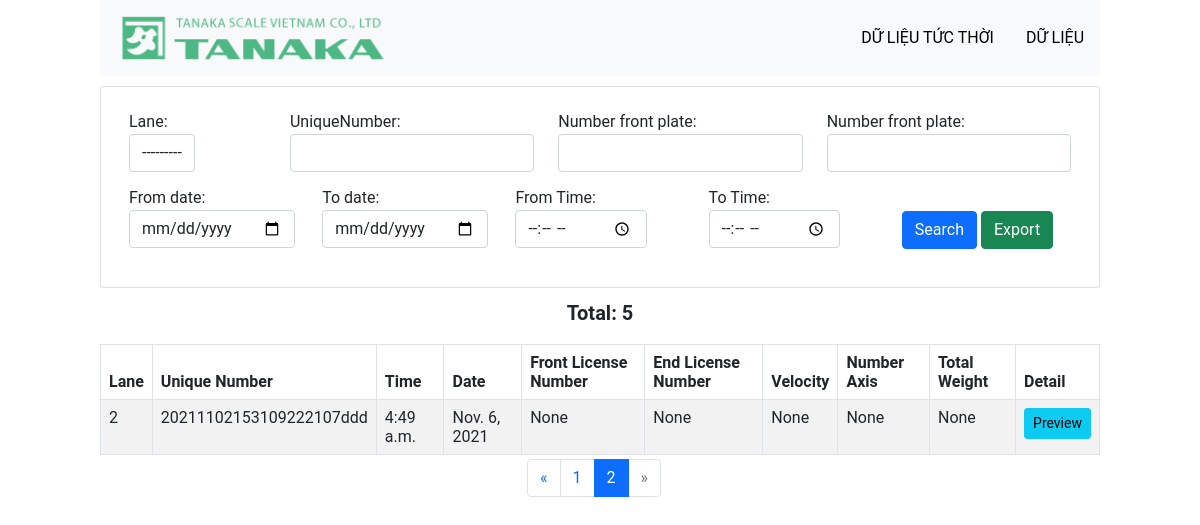
The page /data/?page=2 on the database its author committed.
### cardata/models.py (models this page shows, shortened)
class CarInfo(models.Model):
    carid = models.CharField(max_length=200,null=True)
    lane = models.CharField(max_length=200,null=True)
    uniqueNumber = models.CharField(max_length=200,null=True)
    time = models.TimeField(blank=True, null=True)
    date = models.DateField(blank=True, null=True)
    front_license_number = models.CharField(max_length=200,null=True,blank=True)
    front_license_image = models.ImageField(upload_to = 'images/',null=True,blank=True)
    front_car_image = models.ImageField(upload_to = 'images/',null=True,blank=True)
    end_license_number = models.CharField(max_length=200,null=True,blank=True)
    end_license_image = models.ImageField(upload_to = 'images/',null=True,blank=True)
    end_car_image = models.ImageField(upload_to = 'images/',null=True,blank=True)
    velocity = models.FloatField(null=True,blank=True)
    number_axis = models.IntegerField(null=True,blank=True)
    totalweight = models.FloatField(null=True,blank=True)
    listweight = models.CharField(max_length=1024,null=True,blank=True)
    maxD = models.FloatField(null=True,blank=True)
    listD = models.CharField(max_length=1024,null=True,blank=True)

### cardata/views.py (the view)
# urls.py: path('data/',views.cardata, name='data'),
def cardata(request):
    cardata_list = CarInfo.objects.all()
    page = request.GET.get('page',1)
    myfilter = CarFilter(request.GET, queryset=cardata_list)
    cardata = myfilter.qs
    numberCar = cardata.count()
    paginator = Paginator(cardata,4)
    try:
        cardata = paginator.page(page)
    except PageNotAnInteger:
        cardata = paginator.page(1)
    except EmptyPage:
        cardata = paginator.page(paginator.num_pages)
    context = {'cardata':cardata, 'myfilter':myfilter.form, 'numberCar':numberCar}
    return render(request, 'cardata.html',context)

### cardata/templates/cardata.html (shortened to what this page needs)
<head>
    <link href="https://cdn.jsdelivr.net/npm/bootstrap@5.1.0/dist/css/bootstrap.min.css" rel="stylesheet">
    {% load static %}
    <link rel="stylesheet" href="{% static 'index.css'%}">
</head>
{% block content %}
<body id="page">
    <div>
        <div id="topbar">
            <nav class="navbar navbar-light bg-light">
                <a class="navbar-brand" href="/">
                <img src="{% static 'logo.png' %}" height="50px" alt="">
                </a>
                <ul class="nav">
                    <li class="nav-item">
                    <a class="nav-link active" href="/">DỮ LIỆU TỨC THỜI</a>
                    </li>
                    <li class="nav-item">
                    <a class="nav-link" href="#">DỮ LIỆU</a>
                    </li>
                </ul>
            </nav>
        </div>
    </div>
    <div style="padding-top: 10px">
        <div class="col">
            <div class="card card-body">
                <form method="get">
                    <div class="container">
                        <div class="row">
                            <div class="col-2">
                                <label for="inputEmail3" class="col-form-label">Lane:{{myfilter.lane}}</label>
                            </div>
                            <div class="col">
                                <label for="inputEmail3" class="col-form-label">UniqueNumber: {{myfilter.uniqueNumber}}</label>
                            </div>
                            <div class="col">
                                <label for="inputEmail3" class="col-form-label">Number front plate: {{myfilter.front_license_number}}</label>
                            </div>
                            <div class="col">
                                <label for="inputEmail3" class="col-form-label">Number front plate: {{myfilter.front_license_number}}</label>
                            </div>
                        </div>
                        <div class="row">
                            <div class="col">
                                <label for="inputEmail3" class="col-form-label">From date: {{myfilter.start_date}}</label>
                            </div>
                            <div class="col">
                                <label for="inputEmail3" class="col-form-label">To date: {{myfilter.end_date}}</label>
                            </div>
                            <div class="col">
                                <label for="inputEmail3" class="col-form-label">From Time: {{myfilter.start_time}}</label>
                            </div>
                            <div class="col">
                                <label for="inputEmail3" class="col-form-label">To Time: {{myfilter.end_time}}</label>
                            </div>
                            <div style="margin-top: 25px;" class="col align-self-center" >
                                <button class="btn btn-primary" type="submit">Search</button>
                                <a href="{% url 'export-csv' %}?{{ request.GET.urlencode }}"" class="btn btn-success">Export</a>
                            </div>
                        </div>
                    </div>
                </form>
            </div>
        </div>
    </div>
    <div style="padding-top: 10px">
        <div class="row">
            <p style="font-size: 20px; text-align: center;"><b>Total: {{numberCar}}</b></p>
        </div>
        <div class="col-md">
            <div div class="table-wrapper-scroll-y my-custom-scrollbar">
                <table class="table table-bordered table-striped mb-1">
                    <thead>
                        <tr>
                            <th>Lane</th>
                            <th>Unique Number</th>
                            <th>Time</th>
                            <th>Date</th>
                            <th>Front License Number</th>
                            <th>End License Number</th>
                            <th>Velocity</th>
                            <th>Number Axis</th>
                            <th>Total Weight</th>
                            <th>Detail</th>
                        </tr>
                    </thead>
                    <tbody>
                        {% for car in cardata %}
                            <tr>
                                <td>{{car.lane}}</td>
                                <td>{{car.uniqueNumber}}</td>
                                <td>{{car.time}}</td>
                                <td>{{car.date}}</td>
                                <td>{{car.front_license_number}}</td>
                                <td>{{car.end_license_number}}</td>
                                <td>{{car.velocity}}</td>
                                <td>{{car.number_axis}}</td>
                                <td>{{car.totalweight}}</td>
                                <td>
                                    <div data-toggle="modal" data-target="#previewCarmodal">
                                        <button type="button" class="btn btn-sm btn-info" onclick="loadPreview('{{ car.lane }}','{{ car.uniqueNumber }}','{{ car.time }}','{{ car.date }}','{{ car.front_license_number }}','{{ car.front_license_image }}','{{ car.front_car_image }}','{{ car.end_license_number }}','{{ car.end_license_image }}','{{ car.end_car_image }}','{{ car.velocity }}','{{ car.number_axis }}','{{ car.totalweight }}','{{ car.listweight }}','{{ car.maxD }}','{{ car.listD }}')" >Preview</button>
                                    </div>
                                </td>
                            </tr>
                        {% endfor %}
                    </tbody>
                </table>
            </div>
        </div>
        <div class="row">
            {% if cardata.has_other_pages %}
                <ul id="mypagination" class="pagination justify-content-center">
                    {% if cardata.has_previous %}
                        <li class="page-item"><a class="page-link" href="?page={{ cardata.previous_page_number }}">&laquo</a></li>
                    {% else %}
                        <li class="page-item disabled"><a class="page-link"><span>&laquo</span></a></li>
                    {% endif %}
                    {% for i in cardata.paginator.page_range %}
                        {% if cardata.number == i %}
                            <li class="page-item active"><a class="page-link"><span>{{ i }}</span></a></li>
                        {% else %}
                            <li class="page-item"><a class="page-link" href="?page={{ i }}">{{ i }}</a></li>
                        {% endif %}
                    {% endfor %}
                    {% if cardata.has_next %}
                        <li class="page-item"><a class="page-link" href="?page={{ cardata.next_page_number }}">&raquo</a></li>
                    {% else %}
                        <li class="page-item disabled"><a class="page-link"><span>&raquo</span></a></li>
                    {% endif %}
                </ul>
            {% endif %}
        </div>
    </div>
</body>
{% endblock content %}

### static/index.css (style rules this page uses)
#page { margin: auto; width: 1000px; font-family:Roboto; }
.nav-item > a { color: rgb(0, 0, 0); }
.my-custom-scrollbar { position: relative; height: auto; overflow: auto; }
.table-wrapper-scroll-y { display: block; }

### rows shown on the page
CarInfo: lane "2", uniqueNumber "20211102153109222107ddd", time "4:49 a.m.", date "Nov. 6, 2021", front_license_number "None", end_license_number "None", velocity "None", number_axis "None", totalweight "None"

### other values the page prints
{{ numberCar }} "5"
{{ i }} "1"
{{ i }} "2"
